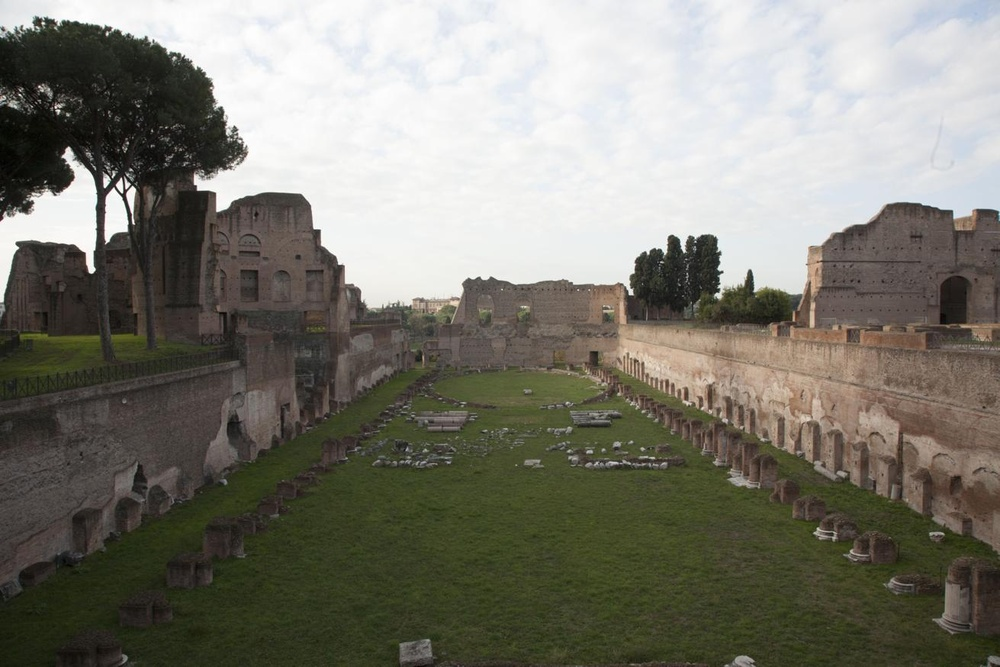
#> input picture img1.JPG, 1000 x 667 px, shrunk from 1311 x 874 before the run, found by its file name
$ python image_histogram.py
#> lines starting #> are read from the running program, lines starting #| are printed output that depends on the picture
import sys
import numpy as np
import skimage.color
import skimage.io
from matplotlib import pyplot as plt


image = skimage.io.imread(fname='img1.JPG')
#> image is the input picture: shape (667, 1000, 3); mean R, G, B 124.4, 122.7, 112.5

# [17 lines of commented-out code are left out]
colors = ("red", "green", "blue")
channel_ids = (0, 1, 2)

# create the histogram plot, with three lines, one for
# each color
plt.xlim([0, 256])
for channel_id, c in zip(channel_ids, colors):
    histogram, bin_edges = np.histogram(
        image[:, :, channel_id], bins=256, range=(0, 256)

    )
    plt.plot(bin_edges[0:-1], histogram, color=c)

plt.xlabel("Color value")
plt.ylabel("Pixels")

plt.show()
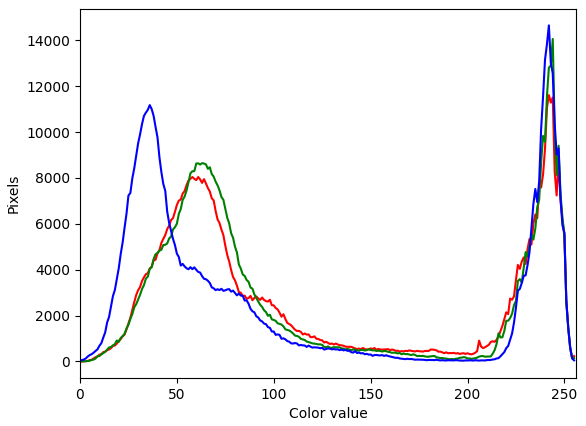
#> figure drawn by matplotlib, 1 panel; curve peaks at x = 242, y = 11612; curve peaks at x = 244, y = 14060; curve peaks at x = 242, y = 14651
